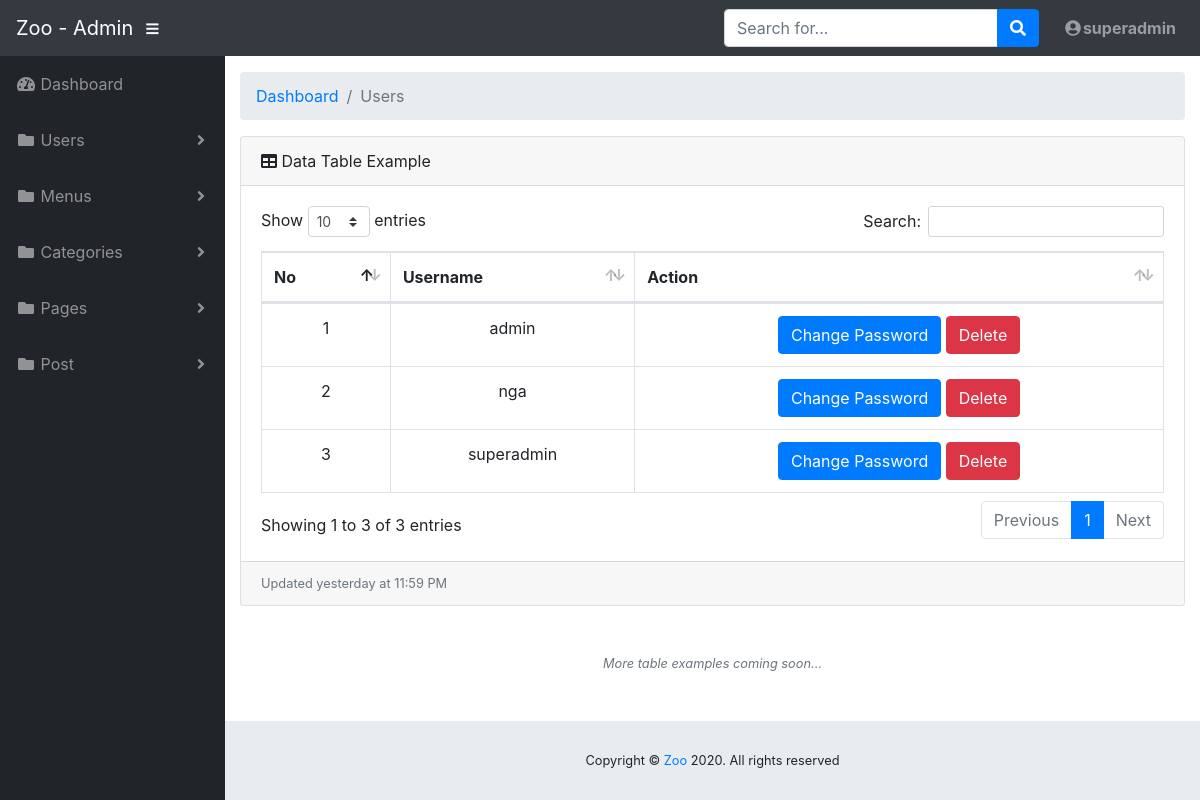
The page /admin/user/list.php (signed in) on the database its author committed.
### tables this page shows
CREATE TABLE `users` (
  `user_id` int(11) NOT NULL,
  `username` varchar(250) NOT NULL,
  `password` varchar(250) NOT NULL,
  `role_id` int(11) NOT NULL DEFAULT '2',
  `status` int(1) NOT NULL DEFAULT '1'
);

### admin/user/list.php (the view, shortened to what this page needs)
<!DOCTYPE html>
<html lang="en">
<head>
  <link href="../vendor/fontawesome-free/css/all.min.css" rel="stylesheet" type="text/css">
  <link href="../vendor/datatables/dataTables.bootstrap4.css" rel="stylesheet">
  <link href="../css/sb-admin.css" rel="stylesheet">
</head>
<body id="page-top">
  <nav class="navbar navbar-expand navbar-dark bg-dark static-top">
    <a class="navbar-brand mr-1" href="../index.php">Zoo - Admin</a>
    <button class="btn btn-link btn-sm text-white order-1 order-sm-0" id="sidebarToggle" href="#">
      <i class="fas fa-bars"></i>
    </button>
    <form class="d-none d-md-inline-block form-inline ml-auto mr-0 mr-md-3 my-2 my-md-0">
      <div class="input-group">
        <input type="text" class="form-control" placeholder="Search for..." aria-label="Search" aria-describedby="basic-addon2">
        <div class="input-group-append">
          <button class="btn btn-primary" type="button">
            <i class="fas fa-search"></i>
          </button>
        </div>
      </div>
    </form>
    <ul class="navbar-nav ml-auto ml-md-0">
      <li class="nav-item dropdown no-arrow">
        <a class="nav-link dropdown-toggle" href="#" id="userDropdown" role="button" data-toggle="dropdown" aria-haspopup="true" aria-expanded="false">
          <i class="fas fa-user-circle fa-fw"></i><b><?=$_SESSION['user']['username']?></b>
        </a>
      </li>
    </ul>
  </nav>
  <div id="wrapper">
    <ul class="sidebar navbar-nav">
      <li class="nav-item">
        <a class="nav-link" href="../index.php">
          <i class="fas fa-fw fa-tachometer-alt"></i>
          <span>Dashboard</span>
        </a>
      </li>
      <li class="nav-item dropdown">
        <a class="nav-link dropdown-toggle" href="#" id="pagesDropdown" role="button" data-toggle="dropdown" aria-haspopup="true" aria-expanded="false">
          <i class="fas fa-fw fa-folder"></i>
          <span>Users</span>
        </a>
      </li>
      <li class="nav-item dropdown">
        <a class="nav-link dropdown-toggle" href="#" id="pagesDropdown" role="button" data-toggle="dropdown" aria-haspopup="true" aria-expanded="false">
          <i class="fas fa-fw fa-folder"></i>
          <span>Menus</span>
        </a>
      </li>
      <li class="nav-item dropdown">
        <a class="nav-link dropdown-toggle" href="#" id="pagesDropdown" role="button" data-toggle="dropdown" aria-haspopup="true" aria-expanded="false">
          <i class="fas fa-fw fa-folder"></i>
          <span>Categories</span>
        </a>
      </li>
      <li class="nav-item dropdown">
        <a class="nav-link dropdown-toggle" href="#" id="pagesDropdown" role="button" data-toggle="dropdown" aria-haspopup="true" aria-expanded="false">
          <i class="fas fa-fw fa-folder"></i>
          <span>Pages</span>
        </a>
      </li>
      <li class="nav-item dropdown">
        <a class="nav-link dropdown-toggle" href="#" id="pagesDropdown" role="button" data-toggle="dropdown" aria-haspopup="true" aria-expanded="false">
          <i class="fas fa-fw fa-folder"></i>
          <span>Post</span>
        </a>
      </li>
    </ul>
    <div id="content-wrapper">
      <div class="container-fluid">
        <ol class="breadcrumb">
          <li class="breadcrumb-item">
            <a href="../index.php">Dashboard</a>
          </li>
          <li class="breadcrumb-item active">Users</li>
        </ol>
        <div class="card mb-3">
          <div class="card-header">
            <i class="fas fa-table"></i>
            Data Table Example</div>
          <div class="card-body">
            <div class="table-responsive">
              <table class="table table-bordered" id="dataTable" width="100%" cellspacing="0">
                <thead>
                  <tr>
                    <th>No</th>
                    <th>Username</th>
                    <th>Action</th>
                  </tr>
                </thead>
                <tbody>
                <?php
                    $conn = conn_db();
                    $sql = "SELECT * FROM users WHERE status = 1";
                    $result = mysqli_query($conn, $sql);
                    if (mysqli_num_rows($result) > 0) {
                        $i = 1;
                        while ($row = mysqli_fetch_assoc($result)) {
                        ?>
                        <tr class="text-center">
                            <td><?php echo $i++;  ?></td>
                            <td><?= $row['username'] ?></td>
                            <td>
                                <button class="btn btn-primary" type="button"><a class="text-white" href="<?="../change-password.php?id={$row['user_id']}" ?>" target="_blank"> Change Password </a></button>
                                <button class="btn btn-danger" type="button"><a class="text-white" href="<?="./delete.php?id={$row['user_id']}" ?>" target="_blank"> Delete </a></button>
                            </td>
                        </tr>
                        <?php
                        }
                    }
                ?>
                </tbody>
              </table>
            </div>
          </div>
          <div class="card-footer small text-muted">Updated yesterday at 11:59 PM</div>
        </div>
        <p class="small text-center text-muted my-5">
          <em>More table examples coming soon...</em>
        </p>
      </div>
      <footer class="sticky-footer">
        <div class="container my-auto">
          <div class="copyright text-center my-auto">
            <span>Copyright © <a href="#">Zoo</a> 2020. </span>All rights reserved
          </div>
        </div>
      </footer>
    </div>
  </div>
</body>
</html>

### rows shown on the page
users: username "admin"
users: username "nga"
users: username "superadmin"

### other values the page prints
$_SESSION['user']['username'] "superadmin"
